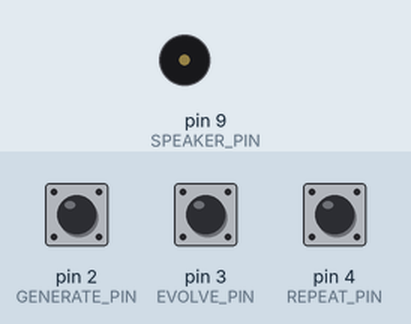
Recording of a sketch running on a simulated Arduino Uno, built with avr-gcc and run on an emulated ATmega328P. On the bench: buzzer (waves = sounding). The test bench sets the inputs (shaded band); at power-on: pin 3 (EVOLVE_PIN) HIGH, pin 2 (GENERATE_PIN) HIGH, pin 4 (REPEAT_PIN) HIGH.

Above: at 1.2 s.
1.3 s: pin 3 (EVOLVE_PIN) pulled LOW for 0.15 s
At 2.4 s:
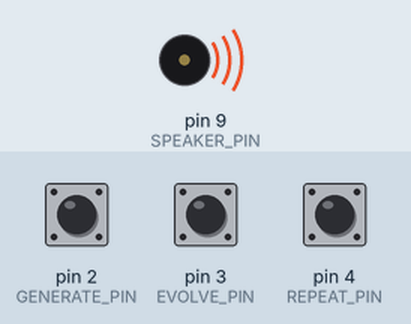
Timing chart, 0 to 7.7 s (numbered marks = the images above; inputs shaded):
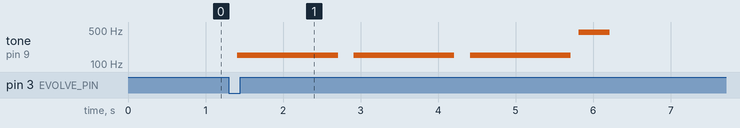

Measured:
- after the input at 1.3 s, tone on pin 9 (SPEAKER_PIN): plays 150 Hz for 1.3 s, 150 Hz for 1.3 s, 150 Hz for 1.3 s, 450 Hz for 0.40 s, starting after 0.11 s

The sketch:

simple_melody.ino
```cpp
#include "Arduino.h"

// Arduino sketch playing arpeggios generated by LFSR generated polynomials combinations forming symmetrical fractal melodies

#define SPEAKER_PIN 9
#define GENERATE_PIN 2
#define EVOLVE_PIN 3
#define REPEAT_PIN 4

#define C4 262
#define D4 294
#define E4 330
#define F4 349
#define G4 392
#define A4 440
#define B4 494
#define C5 523

#define NOTE_DURATION 100
#define LFSR_SEED 0xACE1
#define LFSR_MASK 0xB400
#define POLY_COUNT 3
#define ITER_COUNT 8

uint16_t lfsr = LFSR_SEED;
uint16_t polys[POLY_COUNT];
uint16_t notes[POLY_COUNT];
uint16_t freqs_arr[] = {C4, D4, E4, F4, G4, A4, B4, C5};

uint8_t lfsr_bit() {
  lfsr >>= 1;
  if (lfsr & 1) {
    lfsr ^= LFSR_MASK;
    return 1;
  }
  return 0;
}

uint16_t lfsr_note() {
  uint8_t index = 0;
  for(int i=0; i<3; i++) index |= (lfsr_bit() << i);
  return freqs_arr[index % 8];
}

uint16_t lfsr_poly() {
  uint16_t poly = 0;
  for (int i=0; i<8; i++) poly |= (lfsr_bit() << i);
  return poly;
}

uint16_t eval_poly(uint16_t poly, uint16_t note) {
   uint32_t z = note;
   uint32_t c = poly;
   for (uint8_t i = 0; i < 3; i++) {
      z = (z * z) % 800;
      z = (z + c) % 800;
   }
   return (uint16_t)(z + 150);
}

void play_note(uint16_t frequency, uint16_t duration) {
   tone(SPEAKER_PIN, frequency, duration);
   delay(duration);
   noTone(SPEAKER_PIN);
}

void play_arpeggio(uint16_t poly, uint16_t note) {
  uint16_t seq[ITER_COUNT];
  uint16_t current = note;
  for (uint8_t i = 0; i < ITER_COUNT; i++) {
    seq[i] = current;
    current = eval_poly(poly, current);
  }
  for (uint8_t i = 0; i < ITER_COUNT; i++) play_note(seq[i], NOTE_DURATION);
  for (int8_t i = ITER_COUNT - 2; i >= 0; i--) play_note(seq[i], NOTE_DURATION);
}

void play_fractal(uint16_t polys_arr[], uint16_t notes_arr[]) {
  uint16_t sum = 0;
  for (uint8_t i = 0; i < POLY_COUNT; i++) sum += eval_poly(polys_arr[i], notes_arr[i]);
  play_note(sum, NOTE_DURATION * 4);
}

void generate_sequence() {
  for (uint8_t i = 0; i < POLY_COUNT; i++) {
    polys[i] = lfsr_poly();
    notes[i] = lfsr_note();
  }
}

void evolve_sequence() {
  // Simple melody evolution: hill climbing to find "melodic" intervals
  for (uint8_t i = 0; i < POLY_COUNT; i++) {
    uint16_t current_val = eval_poly(polys[i], notes[i]);
    // Target: a harmonic relative of the seed note (e.g. perfect fifth)
    uint32_t target = (notes[i] * 3) / 2;
    if (target > 1000) target /= 2;

    float min_diff = abs((float)target - (float)current_val);
    for (int b = 0; b < 8; b++) {
      uint16_t next_poly = polys[i] ^ (1 << b);
      uint16_t next_val = eval_poly(next_poly, notes[i]);
      float next_diff = abs((float)target - (float)next_val);
      if (next_diff < min_diff) {
        polys[i] = next_poly;
        min_diff = next_diff;
      }
    }
  }
}

void play_sequence() {
  for (uint8_t j = 0; j < POLY_COUNT; j++) play_arpeggio(polys[j], notes[j]);
  play_fractal(polys, notes);
  for (uint8_t j = 0; j < POLY_COUNT; j++) notes[j] = eval_poly(polys[j], notes[j]);
}

void setup() {
  pinMode(SPEAKER_PIN, OUTPUT);
  pinMode(GENERATE_PIN, INPUT_PULLUP);
  pinMode(EVOLVE_PIN, INPUT_PULLUP);
  pinMode(REPEAT_PIN, INPUT_PULLUP);
  Serial.begin(9600);
}

void loop() {
  if (digitalRead(GENERATE_PIN) == LOW) {
    generate_sequence();
    play_sequence();
    delay(500);
  }
  if (digitalRead(EVOLVE_PIN) == LOW) {
    evolve_sequence();
    play_sequence();
    delay(500);
  }
  if (digitalRead(REPEAT_PIN) == LOW) {
    play_sequence();
    delay(500);
  }
}
```

chromatic_polynomial.c
```cpp
// Define a variable x as 2^(1/12), which is the ratio of a semitone
const float x = pow(2, 1.0/12);

// Define a function that takes an integer n as input and returns the frequency of the nth note in the chromatic scale
// The function uses the polynomial base x^k, where k is any non-negative integer
// The function assumes that A4 is the reference note with coefficient 1 and exponent 0
float chromaticScale(int n) {
  // Calculate the coefficient and exponent of the polynomial term for the nth note
  int coefficient = 1;
  int exponent = n;
  // If n is negative, adjust the coefficient and exponent to make them positive
  if (n < 0) {
    coefficient = pow(2, ceil(-n / 12.0));
    exponent = n + 12 * ceil(-n / 12.0);
  }
  // If n is greater than or equal to 12, adjust the coefficient and exponent to make them less than 12
  if (n >= 12) {
    coefficient = pow(2, floor(n / 12.0));
    exponent = n - 12 * floor(n / 12.0);
  }
  // Calculate and return the frequency of the nth note by multiplying the coefficient by x raised to the exponent
  float frequency = coefficient * pow(x, exponent);
  return frequency;
}
```

test_chromatic_scale_synth.cpp
```cpp
#include "Arduino.h"
void setup();
void loop();
int main() {
    setup();
    loop();
    return 0;
}
```

test_jazz_converger.cpp
```cpp
#include "Arduino.h"
void setup();
void loop();
extern int digitalRead(uint8_t pin);
static int current_btn = -1;
int digitalRead(uint8_t pin) {
    if (pin == 2 && current_btn == 0) return LOW;
    if (pin == 3 && current_btn == 1) return LOW;
    if (pin == 4 && current_btn == 2) return LOW;
    return HIGH;
}
int main() {
    setup();
    for(int b = 0; b < 3; b++) {
        current_btn = b;
        loop();
    }
    return 0;
}
```

test_simple_melody.cpp
```cpp
#include "Arduino.h"
void setup();
void loop();
extern int digitalRead(uint8_t pin);
static int current_btn = -1;
int digitalRead(uint8_t pin) {
    if (pin == 2 && current_btn == 0) return LOW;
    if (pin == 3 && current_btn == 1) return LOW;
    if (pin == 4 && current_btn == 2) return LOW;
    return HIGH;
}
int main() {
    setup();
    for(int b = 0; b < 3; b++) {
        current_btn = b;
        loop();
    }
    return 0;
}
```

test_single_jazz_chord_convergent.cpp
```cpp
#include "Arduino.h"
void setup();
void loop();
extern int digitalRead(uint8_t pin);
static int current_btn = -1;
int digitalRead(uint8_t pin) {
    if (pin == 2 && current_btn == 0) return LOW;
    if (pin == 3 && current_btn == 1) return LOW;
    if (pin == 4 && current_btn == 2) return LOW;
    return HIGH;
}
int main() {
    setup();
    for(int b = 0; b < 3; b++) {
        current_btn = b;
        loop();
    }
    return 0;
}
```
